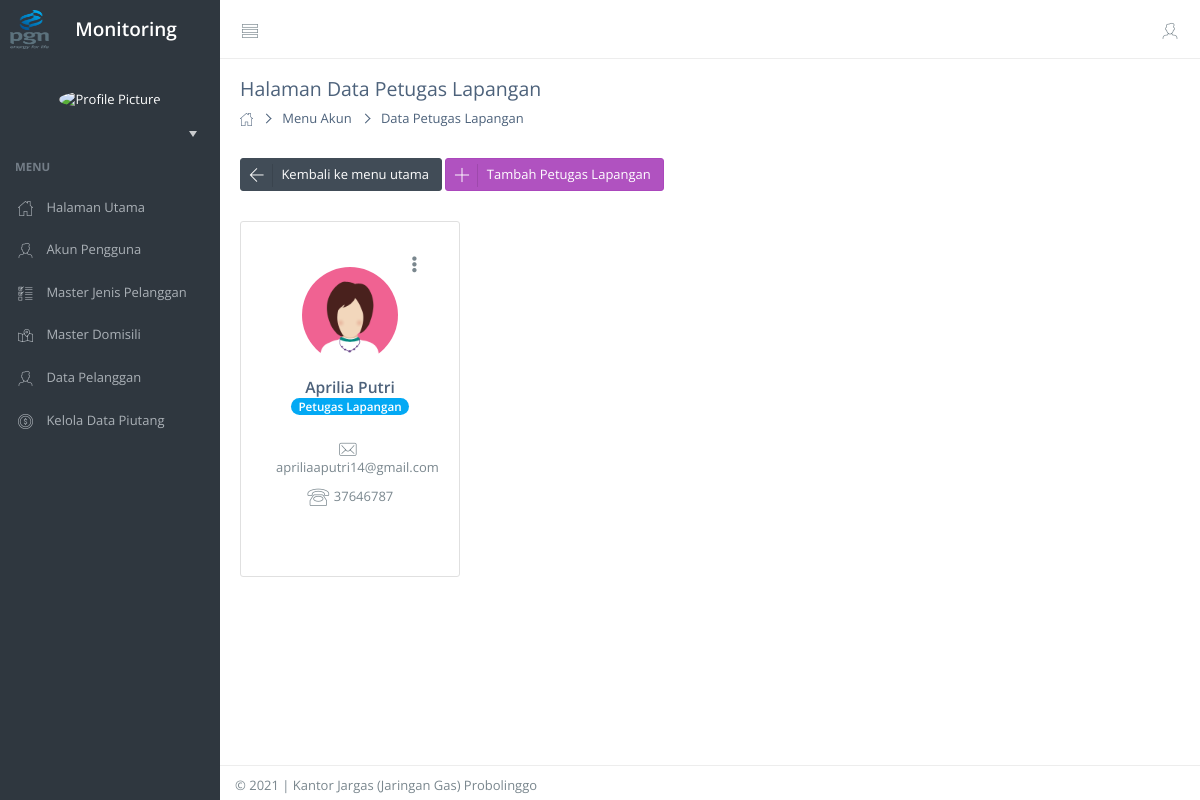
/index.php/account/viewPetugasLapangan, run on the app's committed database.
### tables this page shows
CREATE TABLE `user_officer` (
  `id_officer` int(11) NOT NULL,
  `id_login` int(11) NOT NULL,
  `name` varchar(75) NOT NULL,
  `address` varchar(255) DEFAULT NULL,
  `email` varchar(100) NOT NULL,
  `telp` varchar(15) NOT NULL,
  `jenis_kelamin` enum('L','P') NOT NULL,
  `tanggal_lahir` date NOT NULL,
  `tempat_lahir` varchar(50) NOT NULL,
  `foto` varchar(50) NOT NULL,
  `jabatan` enum('petugas_lapangan','pegawai_kantor','manajer') NOT NULL,
  `wilayah_penugasan` enum('kota','kabupaten') DEFAULT NULL
);

### application/controllers/Account.php (called while the page is built, shortened)
<?php
class Account extends CI_Controller {
    public function __construct()
    {
        $this->load->model('M_account');
    }
        function viewPetugasLapangan() {
            $dataOfficer = $this->M_account->getDataOfficer("petugas_lapangan");
            $data = array(
                'folder'    => "account/petugas_lapangan",
                'view'      => "V_petugas_lapangan",
                'dataOfficer'   => $dataOfficer
            );
            $this->load->view('template/template_backend', $data);
        }
}
?>

### index.php (called while the page is built, shortened)
<?php
require_once BASEPATH.'core/CodeIgniter.php';

### application/models/M_account.php (called while the page is built, shortened)
<?php
    class M_account extends CI_Model {
        function getDataOfficer( $jabatan, $id_login = null ) {
            if ( $id_login ) {
                $sql = "SELECT
                        user_login.id_login, user_login.username, user_login.level,
                        user_officer.*
                    FROM user_login
                    JOIN user_officer ON user_officer.id_login = user_login.id_login
                    WHERE user_officer.jabatan = '$jabatan' AND user_officer.id_login = '$id_login'";
            } else {
                $sql = "SELECT
                            user_login.id_login, user_login.username, user_login.level,
                            user_officer.*
                        FROM user_login
                        JOIN user_officer ON user_officer.id_login = user_login.id_login
                        WHERE user_officer.jabatan = '$jabatan'";
            }
            $query = $this->db->query($sql);
            return $query;
        }
    }

### application/views/account/petugas_lapangan/V_petugas_lapangan.php (the view, shortened to what this page needs)
       <div id="content-container">
           <div id="page-head">
               <div id="page-title">
                   <h1 class="page-header text-overflow">Halaman Data Petugas Lapangan </h1>
               </div>
               <ol class="breadcrumb">
	<li><a href="<?php echo base_url('dashboard') ?>"><i class="demo-pli-home"></i></a></li>
	<li><a href="<?php echo base_url('account') ?>">Menu Akun</a></li>
	<li><a href="<?php echo base_url('account/viewPetugasLapangan') ?>">Data Petugas Lapangan</a></li>
               </ol>
           </div>
           <div id="page-content">
<div class="row pad-btm">
    <div class="col-sm-6 toolbar-left">
                       <a href="<?php echo base_url('account') ?>" id="demo-btn-addrow" class="btn btn-primary btn-labeled"><i class="btn-label ti-arrow-left"></i> Kembali ke menu utama</a>
                       <a href="<?php echo base_url('account/tambahAkun?jabatan=petugas_lapangan')?>" id="demo-btn-addrow" class="btn btn-purple btn-labeled"><i class="btn-label ti-plus"></i> Tambah Petugas Lapangan</a>
    </div>
</div>
    <div class="row">
		<?php if ( $dataOfficer->num_rows() > 0 ) {  ?>
		<?php foreach ( $dataOfficer->result_array() AS $row ) {
			if ( $row['foto'] ) {
				$img = base_url('assets/img/profile-photos/'. $row['foto']);
			} else {
				$number = $row['jenis_kelamin'] == "L" ? "1.png" : "7.png";
				$img = base_url('assets/img/profile-photos/'. $number);
			}
		?>
		<div class="col-sm-4 col-md-3">
			<div class="panel panel-body" style="border : 1px solid #e0e0e0">
				<div class="panel pos-rel">
					<div class="pad-all text-center">
						<div class="widget-control">
							<div class="btn-group dropdown">
								<a href="#" class="dropdown-toggle btn btn-trans" data-toggle="dropdown" aria-expanded="false"><i class="demo-psi-dot-vertical icon-lg"></i></a>
							</div>
						</div>
						<a href="#">
							<img alt="Profile Picture" class="img-lg img-circle mar-ver" src="<?php echo $img ?>">
							<p class="text-lg text-semibold mar-no text-main"><?php echo $row['name'] ?></p>
							<label class="badge badge-info"><?php echo $row['jabatan'] == "petugas_lapangan" ? "Petugas Lapangan" : "" ?></label>
							<br>
							<br>
							<p><i class="demo-pli-mail icon-lg icon-fw"></i><?php echo $row['email'] ?></p>
							<p><i class="demo-pli-old-telephone icon-lg icon-fw"></i><?php echo $row['telp'] ?></p>
						</a>
					</div>
				</div>
			</div>
        </div>
		<?php } ?>
		<?php } ?>
    </div>
           </div>
       </div>

### data on the page
user_officer: name "Aprilia Putri", jabatan "Petugas Lapangan", email "apriliaaputri14@gmail.com", telp "37646787"
